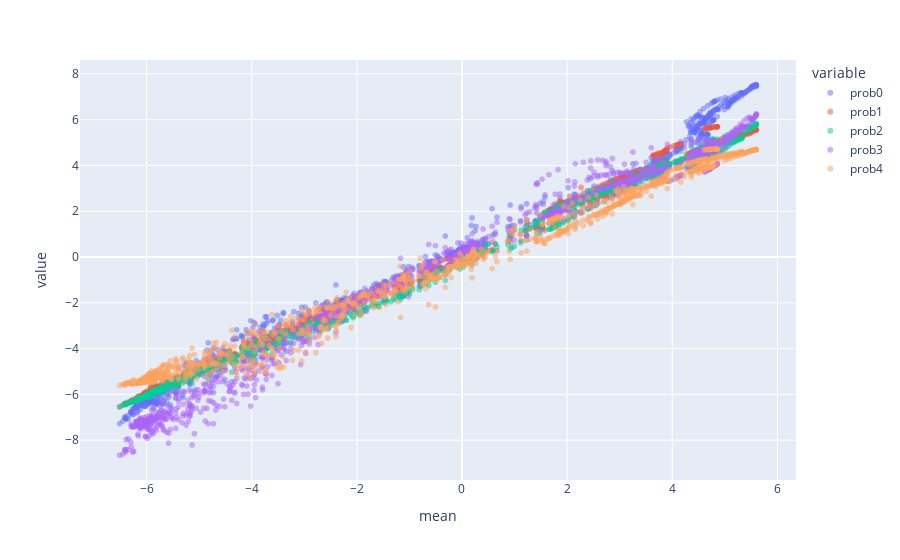

Notebook code cell kept with this figure:
### Code cell
logit = lambda p: np.log(p / (1-p))
df_log = (df_test_prob
          .assign(mean=df_test_prob.mean(axis=1))
          .applymap(logit)
          .sort_values(by='mean')
          #.drop(columns='mean')
          #.transpose()
         )
df_log
px.scatter(df_log, x='mean', y=[f'prob{i}' for i in range(5)], opacity=0.5)

### Figure 1 — Plotly figure (JSON) as saved in the notebook; plotly's stock layout.template omitted (floating-point values rounded to 4 significant figures; data arrays with more than 128 entries replaced by an {"elided": "..."} marker saying what was removed)
{"data": [{"hovertemplate": "variable=prob0<br>mean=%{x}<br>value=%{y}<extra></extra>", "legendgroup": "prob0", "marker": {"color": "#636efa", "opacity": 0.5, "symbol": "circle"}, "mode": "markers", "name": "prob0", "showlegend": true, "type": "scattergl", "x": {"elided": "1088 float values"}, "xaxis": "x", "y": {"elided": "1088 float values"}, "yaxis": "y"}, {"hovertemplate": "variable=prob1<br>mean=%{x}<br>value=%{y}<extra></extra>", "legendgroup": "prob1", "marker": {"color": "#EF553B", "opacity": 0.5, "symbol": "circle"}, "mode": "markers", "name": "prob1", "showlegend": true, "type": "scattergl", "x": {"elided": "1088 float values"}, "xaxis": "x", "y": {"elided": "1088 float values"}, "yaxis": "y"}, {"hovertemplate": "variable=prob2<br>mean=%{x}<br>value=%{y}<extra></extra>", "legendgroup": "prob2", "marker": {"color": "#00cc96", "opacity": 0.5, "symbol": "circle"}, "mode": "markers", "name": "prob2", "showlegend": true, "type": "scattergl", "x": {"elided": "1088 float values"}, "xaxis": "x", "y": {"elided": "1088 float values"}, "yaxis": "y"}, {"hovertemplate": "variable=prob3<br>mean=%{x}<br>value=%{y}<extra></extra>", "legendgroup": "prob3", "marker": {"color": "#ab63fa", "opacity": 0.5, "symbol": "circle"}, "mode": "markers", "name": "prob3", "showlegend": true, "type": "scattergl", "x": {"elided": "1088 float values"}, "xaxis": "x", "y": {"elided": "1088 float values"}, "yaxis": "y"}, {"hovertemplate": "variable=prob4<br>mean=%{x}<br>value=%{y}<extra></extra>", "legendgroup": "prob4", "marker": {"color": "#FFA15A", "opacity": 0.5, "symbol": "circle"}, "mode": "markers", "name": "prob4", "showlegend": true, "type": "scattergl", "x": {"elided": "1088 float values"}, "xaxis": "x", "y": {"elided": "1088 float values"}, "yaxis": "y"}], "layout": {"autosize": true, "legend": {"title": {"text": "variable"}, "tracegroupgap": 0}, "margin": {"t": 60}, "xaxis": {"anchor": "y", "autorange": true, "domain": [0, 1], "range": [-7.221, 6.309], "title": {"text": "mean"}, "type": "linear"}, "yaxis": {"anchor": "x", "autorange": true, "domain": [0, 1], "range": [-9.909, 8.781], "title": {"text": "value"}, "type": "linear"}}}
